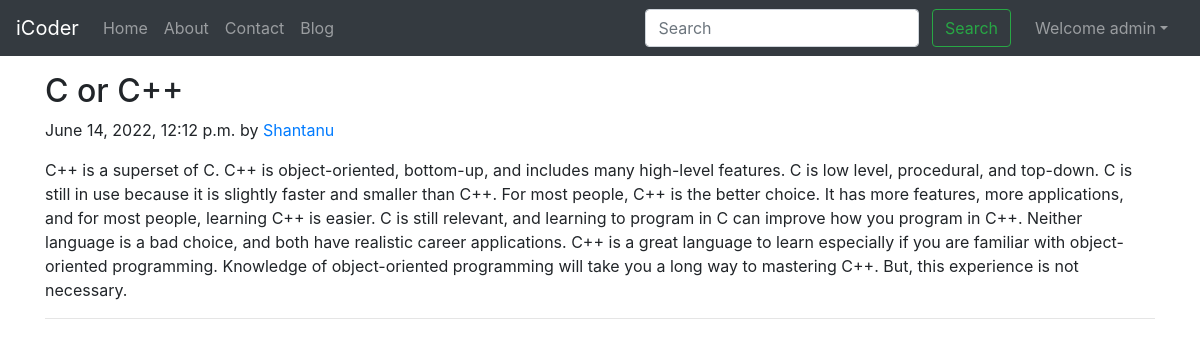
Screenshot of /blog/C or C++ (signed in) with the database file from the repository.
### blog/models.py (models this page shows, shortened)
class Post(models.Model):
    sno=models.AutoField(primary_key=True)
    title=models.CharField(max_length=255)
    author=models.CharField(max_length=14)
    slug=models.CharField(max_length=130)
    timeStamp=models.DateTimeField(blank=True)
    content=models.TextField()

### blog/views.py (the view)
# urls.py: path('<str:slug>', views.blogPost, name="blogPost"),
def blogPost(request, slug):
    post = Post.objects.filter(slug=slug).first()
    context = {"post": post}
    return render(request, "blog/blogPost.html", context)

### templates/blog/blogPost.html (shortened to what this page needs)
{% extends 'base.html' %}
{% block body %}
<div class="container my-3">
<div class="blog-post">
        <h2 class="blog-post-title">{{post.title}}</h2>
        <p class="blog-post-meta">{{post.timeStamp}} by <a href="/about">{{post.author}}</a></p>
        <p>{{post.content}}</p>
        <hr>
      </div>
      </div>
 {% endblock %}

### templates/base.html (shortened to what this page needs)
<!doctype html>
<html lang="en">
  <head>
    <link rel="stylesheet" href="https://stackpath.bootstrapcdn.com/bootstrap/4.5.2/css/bootstrap.min.css">
  </head>
  <body>
    <nav class="navbar navbar-expand-lg navbar-dark bg-dark">
        <a class="navbar-brand" href="/">iCoder</a>
        <div class="collapse navbar-collapse" id="navbarSupportedContent">
          <ul class="navbar-nav mr-auto">
            <li class="nav-item {% block homeactive %}  {% endblock homeactive %}">
              <a class="nav-link" href="/">Home <span class="sr-only">(current)</span></a>
            </li>
            <li class="nav-item {% block aboutactive %}  {% endblock aboutactive %}" >
              <a class="nav-link" href="/about">About</a>
            </li>
            <li class="nav-item {% block contactactive %}  {% endblock contactactive %} ">
              <a class="nav-link" href="/contact">Contact</a>
            </li>
            <li class="nav-item {% block blogactive %}  {% endblock blogactive %} ">
              <a class="nav-link" href="/blog">Blog</a>
            </li>
          </ul>
          <div class="ml-auto form-inline ">
          <form method="get" action="/search"class="my-2 my-lg-0 mx-3">
            <input class="form-control mr-sm-2" type="search" placeholder="Search" aria-label="Search" name="query" id="query">
            <button class="btn btn-outline-success my-2 my-sm-0 " type="submit">Search</button>
          </form>
{% if user.is_authenticated %}
<ul class="navbar-nav mr-2">
<li class="nav-item dropdown">
<a class="nav-link dropdown-toggle" href='#' id="navbarDropdown" role="button" data-toggle="dropdown"> Welcome {{request.user}}</a>
      </li>
      </ul>
      </div>
{% endif %}
        </div>
      </nav>
      {% block body %}  {% endblock body %}
  </body>
</html>

### rows the page displays
Post: title "C or C++", timeStamp "June 14, 2022, 12:12 p.m.", author "Shantanu", content "C++ is a superset of C. C++ is object-oriented, bottom-up, and includes many high-level features. C is low level, procedural, and top-down. C is still in use because it is slightly faster and smaller than C++. For most people, C++ is the better choice. It has more features, more applications, and for most people, learning C++ is easier. C is still relevant, and learning to program in C can improve how you program in C++. Neither language is a bad choice, and both have realistic career applications. C++ is a great language to learn especially if you are familiar with object-oriented programming. Knowledge of object-oriented programming will take you a long way to mastering C++. But, this…"

### other values shown
{{ request.user }} "admin"
